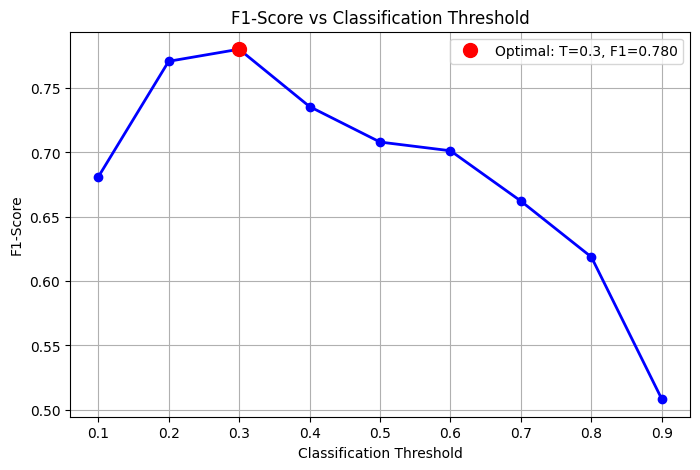

Source code (Python):
from sklearn.metrics import f1_score

# Calculate F1-score at different thresholds
thresholds = np.arange(0.1, 1.0, 0.1)
f1_scores = []

for threshold in thresholds:
    y_pred = (y_pred_proba >= threshold).astype(int)
    f1 = f1_score(y_test, y_pred)
    f1_scores.append(f1)

# Find optimal threshold
optimal_idx = np.argmax(f1_scores)
optimal_threshold = thresholds[optimal_idx]
optimal_f1 = f1_scores[optimal_idx]

plt.figure(figsize=(8, 5))
plt.plot(thresholds, f1_scores, 'bo-', linewidth=2, markersize=6)
plt.plot(optimal_threshold, optimal_f1, 'ro', markersize=10, 
         label=f'Optimal: T={optimal_threshold:.1f}, F1={optimal_f1:.3f}')
plt.xlabel('Classification Threshold')
plt.ylabel('F1-Score')
plt.title('F1-Score vs Classification Threshold')
plt.legend()
plt.grid(True)
plt.show()

print(f"Optimal threshold: {optimal_threshold:.2f}")
print(f"Optimal F1-score: {optimal_f1:.4f}")

"""
Optimal threshold: 0.30
Optimal F1-score: 0.7802
"""
